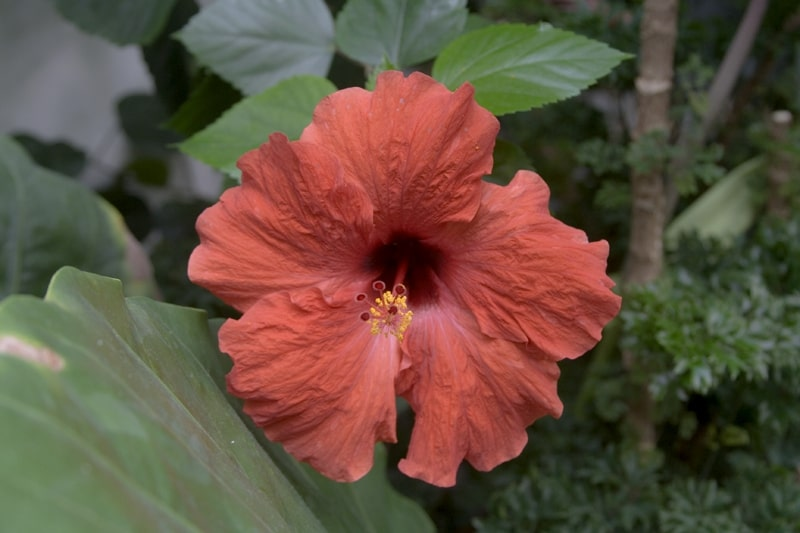
//> input picture openCV/img/CC_src.jpg, 800 x 533 px
$ ./noiseRemoval img/CC_src.jpg   (built with g++ and OpenCV 4)
//> lines starting //> are read from the running program, lines starting //| are printed output that depends on the picture; after the words box and inside, x2 and y2 are one past the last pixel; in counts of white or black regions, pixels touching at a corner belong together
#include <iostream>
#include "opencv2/highgui.hpp"
#include <opencv2/imgcodecs.hpp>
#include <opencv2/imgproc.hpp>

using namespace cv;
using namespace std;

void fftshift(const Mat& inputImg, Mat& outputImg);
void filter2DFreq(const Mat& inputImg, Mat& outputImg, const Mat& H);
void synthesizeFilterH(Mat& inputOutput_H, Point center, int radius);
void calcPSD(const Mat& inputImg, Mat& outputImg, int flag = 0);

const String keys =
"{@image          |./img/noise.jpg | input image name     }"
;

int main(int argc, char** argv)
{
    CommandLineParser parser(argc, argv, keys);


    Mat imgIn = imread(parser.get<String>("@image"), IMREAD_GRAYSCALE);
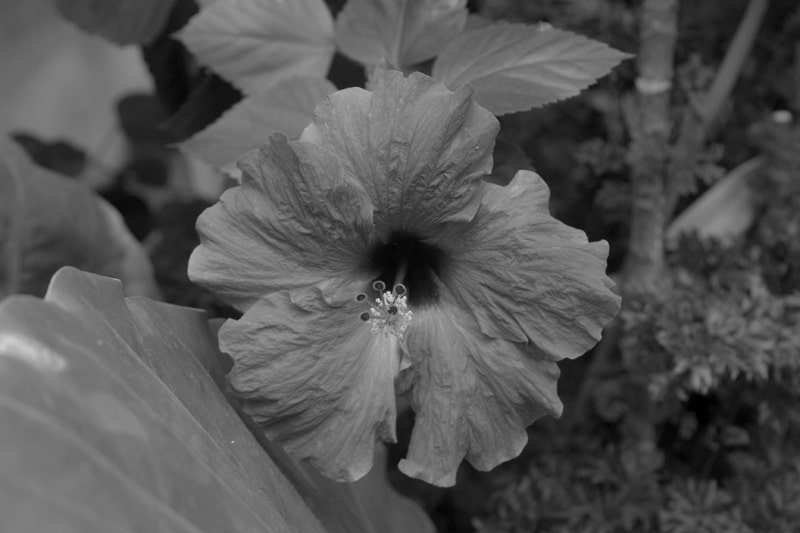
//> imgIn: 533 rows x 800 cols, CV_8UC1; min 0, max 216, mean 84.5
    if (imgIn.empty()) //check whether the image is loaded or not
    {
        cout << "ERROR : Image cannot be loaded..!!" << endl;
        return -1;
    }

    // imshow("Image corrupted", imgIn);
    imgIn.convertTo(imgIn, CV_32F);
//> imgIn: 533 rows x 800 cols, CV_32FC1


    // it needs to process even image only
    Rect roi = Rect(0, 0, imgIn.cols & -2, imgIn.rows & -2);
//> roi = Rect(0, 0, 800, 532)
    imgIn = imgIn(roi);
//> imgIn: 532 rows x 800 cols, CV_32FC1

    // PSD calculation (start)
    Mat imgPSD;
    calcPSD(imgIn, imgPSD);
//> in calcPSD, `Mat planes[2] = { Mat_<float>(inputImg.clone()), Mat::zeros(inputImg.s..`: planes[1]: 532 rows x 800 cols, CV_32FC1; every value is 0
//> in calcPSD, `planes[0].at<float>(0) = 0;`: planes[0]: 532 rows x 800 cols, CV_32FC1; min -1936643, max 1646373.5, mean -2.6
    fftshift(imgPSD, imgPSD);
//> in fftshift, `Mat q1(outputImg, Rect(cx, 0, cx, cy));`:
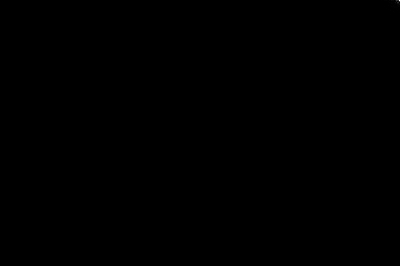
//> q1: 266 rows x 400 cols, CV_32FC1; min 2.32, max 1.73e+13, mean 686762432; drawn with min black and max white
    normalize(imgPSD, imgPSD, 0, 255, NORM_MINMAX);
    // PSD calculation (stop)

    //H calculation (start)
    Mat H = Mat(roi.size(), CV_32F, Scalar(1));
    const int r = 21;
    synthesizeFilterH(H, Point(705, 458), r);
//> in synthesizeFilterH, `circle(inputOutput_H, center, radius, 0, -1, 8);`:
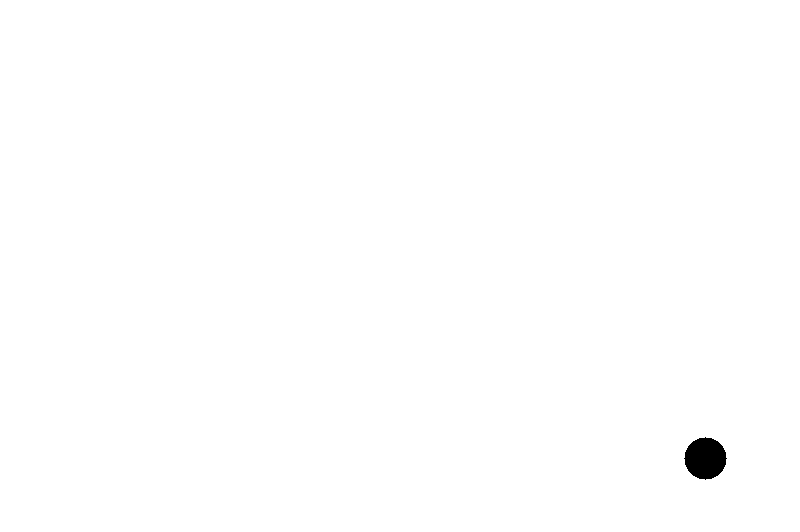
//> inputOutput_H: 532 rows x 800 cols, CV_32FC1; values 0 (black) and 1 (white), 99.7% white; 1 black region, box (x1, y1, x2, y2) and area: (684, 437, 727, 480) 1373
//> in synthesizeFilterH, `circle(inputOutput_H, c4, radius, 0, -1, 8);`: inputOutput_H: 532 rows x 800 cols, CV_32FC1; values 0 (black) and 1 (white), 98.7% white; 4 black regions, box (x1, y1, x2, y2) and area: (74, 53, 117, 96) 1373, (684, 53, 727, 96) 1373, (74, 437, 117, 480) 1373, (684, 437, 727, 480) 1373
    synthesizeFilterH(H, Point(850, 391), r);
    synthesizeFilterH(H, Point(993, 325), r);
    //H calculation (stop)

    // filtering (start)
    Mat imgOut;
    fftshift(H, H);
//> in fftshift (call 2), `q0.copyTo(tmp);`: tmp: 266 rows x 400 cols, CV_32FC1; values 0 (black) and 1 (white), 98.7% white; 1 black region, box (x1, y1, x2, y2) and area: (74, 53, 117, 96) 1373
//> in fftshift (call 2), `tmp.copyTo(q3);`: outputImg: 532 rows x 800 cols, CV_32FC1; values 0 (black) and 1 (white), 98.7% white; 4 black regions, box (x1, y1, x2, y2) and area: (684, 53, 727, 96) 1373, (284, 171, 327, 214) 1373, (474, 319, 517, 362) 1373, (74, 437, 117, 480) 1373
//> in fftshift (call 2), `q1.copyTo(tmp);`:
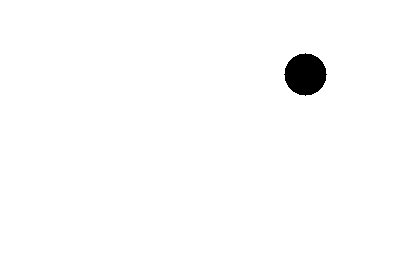
//> tmp: 266 rows x 400 cols, CV_32FC1; values 0 (black) and 1 (white), 98.7% white; 1 black region, box (x1, y1, x2, y2) and area: (284, 53, 327, 96) 1373
//> in fftshift (call 2), `tmp.copyTo(q2);`: outputImg: 532 rows x 800 cols, CV_32FC1; values 0 (black) and 1 (white), 98.7% white; 4 black regions, box (x1, y1, x2, y2) and area: (284, 171, 327, 214) 1373, (474, 171, 517, 214) 1373, (284, 319, 327, 362) 1373, (474, 319, 517, 362) 1373
    filter2DFreq(imgIn, imgOut, H);
//> in filter2DFreq, `split(complexIH, planes);`:
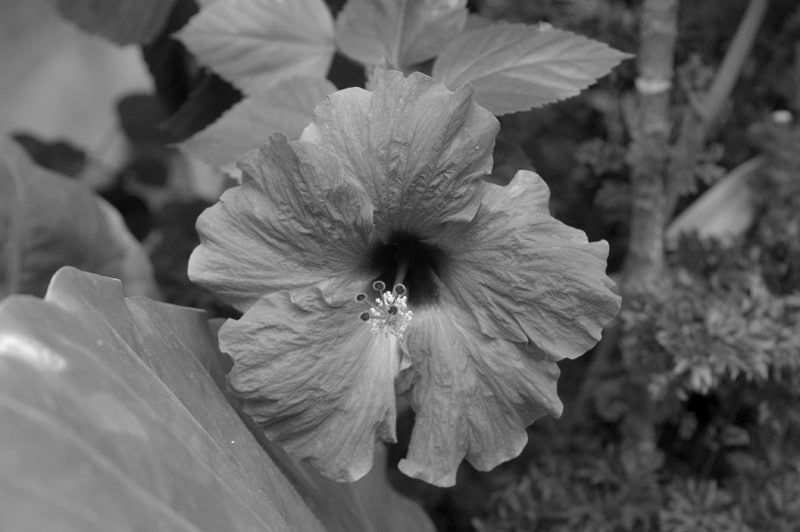
//> planes[0]: 532 rows x 800 cols, CV_32FC1; min -0.0718, max 214.6, mean 84.6; drawn with min black and max white
//> in filter2DFreq, `split(complexIH, planes);`:
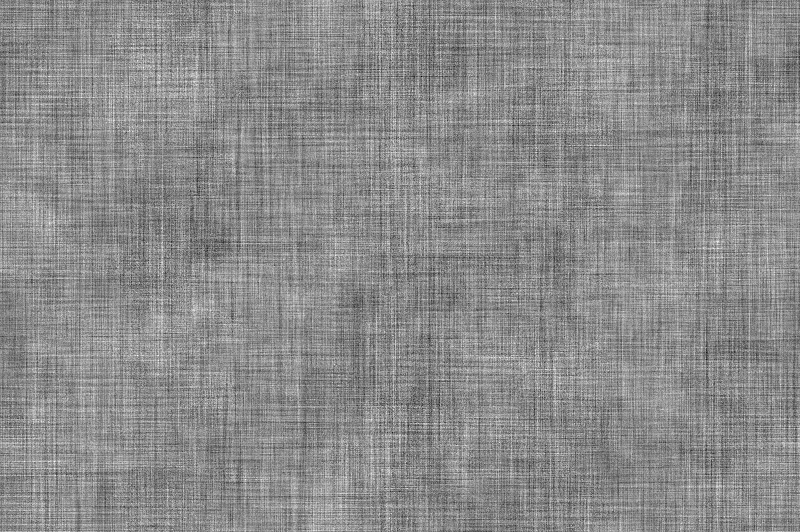
//> planes[1]: 532 rows x 800 cols, CV_32FC1; min -2.93e-05, max 2.43e-05, mean -1.64e-15; drawn with min black and max white
    // filtering (stop)

    imgOut.convertTo(imgOut, CV_8U);
    normalize(imgOut, imgOut, 0, 255, NORM_MINMAX);
    imwrite("result.jpg", imgOut);
    imwrite("PSD.jpg", imgPSD);
    fftshift(H, H);
//> in fftshift (call 3), `Mat q0(outputImg, Rect(0, 0, cx, cy));`: q0: 266 rows x 400 cols, CV_32FC1; values 0 (black) and 1 (white), 98.7% white; 1 black region, box (x1, y1, x2, y2) and area: (284, 171, 327, 214) 1373
//> in fftshift (call 3), `Mat q1(outputImg, Rect(cx, 0, cx, cy));`: q1: 266 rows x 400 cols, CV_32FC1; values 0 (black) and 1 (white), 98.7% white; 1 black region, box (x1, y1, x2, y2) and area: (74, 171, 117, 214) 1373
//> in fftshift (call 3), `q2.copyTo(q1);`:
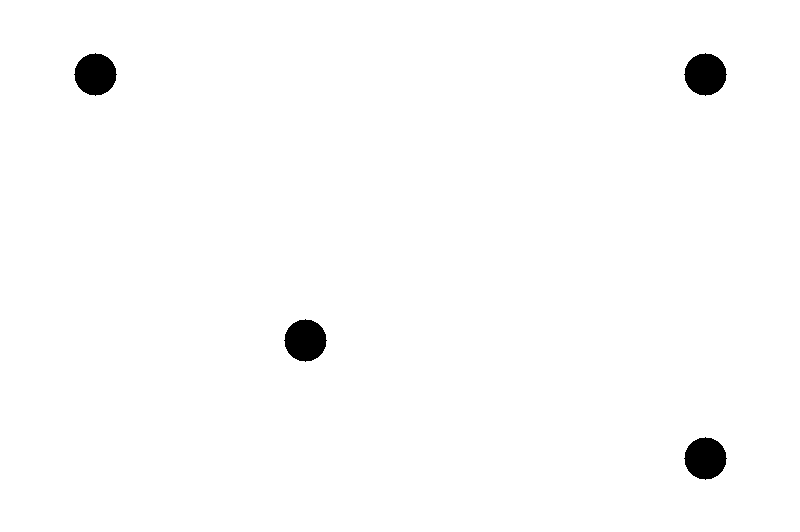
//> outputImg: 532 rows x 800 cols, CV_32FC1; values 0 (black) and 1 (white), 98.7% white; 4 black regions, box (x1, y1, x2, y2) and area: (74, 53, 117, 96) 1373, (684, 53, 727, 96) 1373, (284, 319, 327, 362) 1373, (684, 437, 727, 480) 1373
    normalize(H, H, 0, 255, NORM_MINMAX);
    imshow("Debluring", imgOut);
    imwrite("filter.jpg", H);
    waitKey(0);
    return 0;
}

//! [fftshift]
void fftshift(const Mat& inputImg, Mat& outputImg)
{
    outputImg = inputImg.clone();
    int cx = outputImg.cols / 2;
    int cy = outputImg.rows / 2;
    Mat q0(outputImg, Rect(0, 0, cx, cy));
    Mat q1(outputImg, Rect(cx, 0, cx, cy));
    Mat q2(outputImg, Rect(0, cy, cx, cy));
    Mat q3(outputImg, Rect(cx, cy, cx, cy));
    Mat tmp;
    q0.copyTo(tmp);
    q3.copyTo(q0);
    tmp.copyTo(q3);
    q1.copyTo(tmp);
    q2.copyTo(q1);
    tmp.copyTo(q2);
}

void filter2DFreq(const Mat& inputImg, Mat& outputImg, const Mat& H)
{
    Mat planes[2] = { Mat_<float>(inputImg.clone()), Mat::zeros(inputImg.size(), CV_32F) };
    Mat complexI;
    merge(planes, 2, complexI);
    dft(complexI, complexI, DFT_SCALE);

    Mat planesH[2] = { Mat_<float>(H.clone()), Mat::zeros(H.size(), CV_32F) };
    Mat complexH;
    merge(planesH, 2, complexH);
    Mat complexIH;
    mulSpectrums(complexI, complexH, complexIH, 0);

    idft(complexIH, complexIH);
    split(complexIH, planes);
    outputImg = planes[0];
}
//! [filter2DFreq]

//! [synthesizeFilterH]
void synthesizeFilterH(Mat& inputOutput_H, Point center, int radius)
{
    Point c2 = center, c3 = center, c4 = center;
    c2.y = inputOutput_H.rows - center.y;
    c3.x = inputOutput_H.cols - center.x;
    c4 = Point(c3.x,c2.y);
    circle(inputOutput_H, center, radius, 0, -1, 8);
    circle(inputOutput_H, c2, radius, 0, -1, 8);
    circle(inputOutput_H, c3, radius, 0, -1, 8);
    circle(inputOutput_H, c4, radius, 0, -1, 8);
}
//! [synthesizeFilterH]

// Function calculates PSD(Power spectrum density) by fft with two flags
// flag = 0 means to return PSD
// flag = 1 means to return log(PSD)
//! [calcPSD]
void calcPSD(const Mat& inputImg, Mat& outputImg, int flag)
{
    Mat planes[2] = { Mat_<float>(inputImg.clone()), Mat::zeros(inputImg.size(), CV_32F) };
    Mat complexI;
    merge(planes, 2, complexI);
    dft(complexI, complexI);
    split(complexI, planes);            // planes[0] = Re(DFT(I)), planes[1] = Im(DFT(I))

    planes[0].at<float>(0) = 0;
    planes[1].at<float>(0) = 0;

    // compute the PSD = sqrt(Re(DFT(I))^2 + Im(DFT(I))^2)^2
    Mat imgPSD;
    magnitude(planes[0], planes[1], imgPSD);		//imgPSD = sqrt(Power spectrum density)
    pow(imgPSD, 2, imgPSD);							//it needs ^2 in order to get PSD
    outputImg = imgPSD;

    // logPSD = log(1 + PSD)
    if (flag)
    {
        Mat imglogPSD;
        imglogPSD = imgPSD + Scalar::all(1);
        log(imglogPSD, imglogPSD);
        outputImg = imglogPSD;
    }
}
//! [calcPSD]

$ run again, on openCV/img/MT_dst.jpg
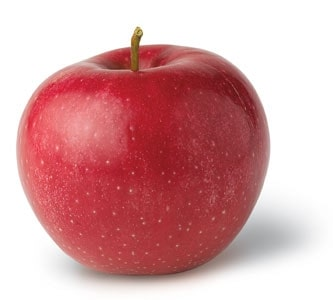
//> input picture openCV/img/MT_dst.jpg, 333 x 300 px
//> tmp: 150 rows x 166 cols, CV_32FC1; every value is 1
//> in filter2DFreq, `split(complexIH, planes);`:
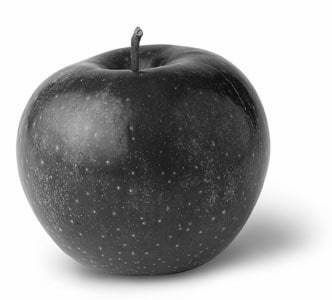
//> planes[0]: 300 rows x 332 cols, CV_32FC1; min 35, max 255, mean 177.4; drawn with min black and max white
//> in filter2DFreq, `split(complexIH, planes);`:
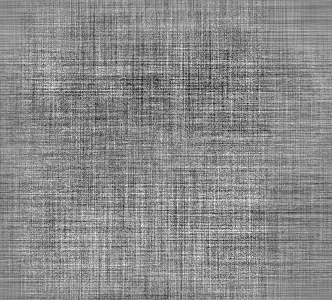
//> planes[1]: 300 rows x 332 cols, CV_32FC1; min -4.23e-05, max 3.57e-05, mean -8.18e-15; drawn with min black and max white
